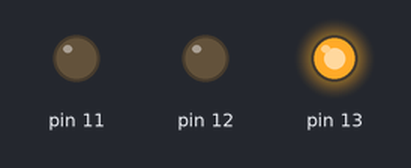
This sketch was run on a simulated Arduino Uno, built with avr-gcc and run on an emulated ATmega328P. On the bench: output pins drawn as LEDs (lit = HIGH).

Above: at 0.2 s.
At 1.2 s:
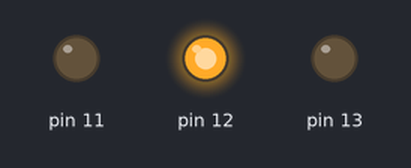
At 2.2 s:
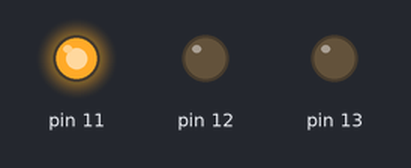
At 5.7 s:
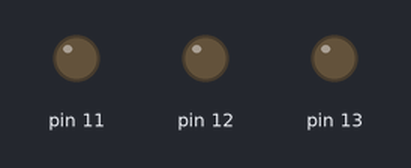
Timing chart, 0 to 6.9 s (numbered marks = the images above):
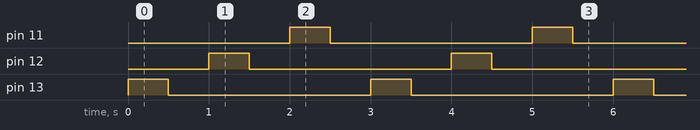

Measured:
- by itself, pin 11–13: alternates HIGH for 0.50 s and LOW for 2.5 s
- by itself, everything shown: repeats every 3.0 s, in 6 steps

The sketch:

ogramacion_en_Arduino__Clases___720p_30fps_H264-192kbit_AAC_.ino
```cpp
#include "Encender.h"


Encender encender;//llamado a mi clase
Encender2 encender2;//llamado a mi clase
Encender3 encender3;//llamado a mi clase

void setup() {
  // put your setup code here, to run once:
  encender.Modo(13);
  encender2.Modo(12);
  encender3.Modo(11);
}

void loop() {
  // put your main code here, to run repeatedly:
  encender.Encendido(13);//variable encender hago llamar a mi metodo encendido
  encender2.Encendido2(12);//variable encender hago llamar a mi metodo encendido
  encender3.Encendido3(11);//variable encender hago llamar a mi metodo encendido
}
```

encender.h
```cpp
class Encender{
  private:
  int led;

  public:

  void Modo(int led){
    pinMode(led, OUTPUT);
    }
  void Encendido(int led){
    digitalWrite(led, HIGH);
    delay(500);
    digitalWrite(led, LOW);
    delay(500);
  }
};

class Encender2{
  private:
  int led2;

  public:

  void Modo(int led2){
    pinMode(led2, OUTPUT);
    }
  void Encendido2(int led2){
    digitalWrite(led2, HIGH);
    delay(500);
    digitalWrite(led2, LOW);
    delay(500);
  }
};

class Encender3{
  private:
  int led3;

  public:

  void Modo(int led3){
    pinMode(led3, OUTPUT);
    }
  void Encendido3(int led3){
    digitalWrite(led3, HIGH);
    delay(500);
    digitalWrite(led3, LOW);
    delay(500);
  }
};
```
